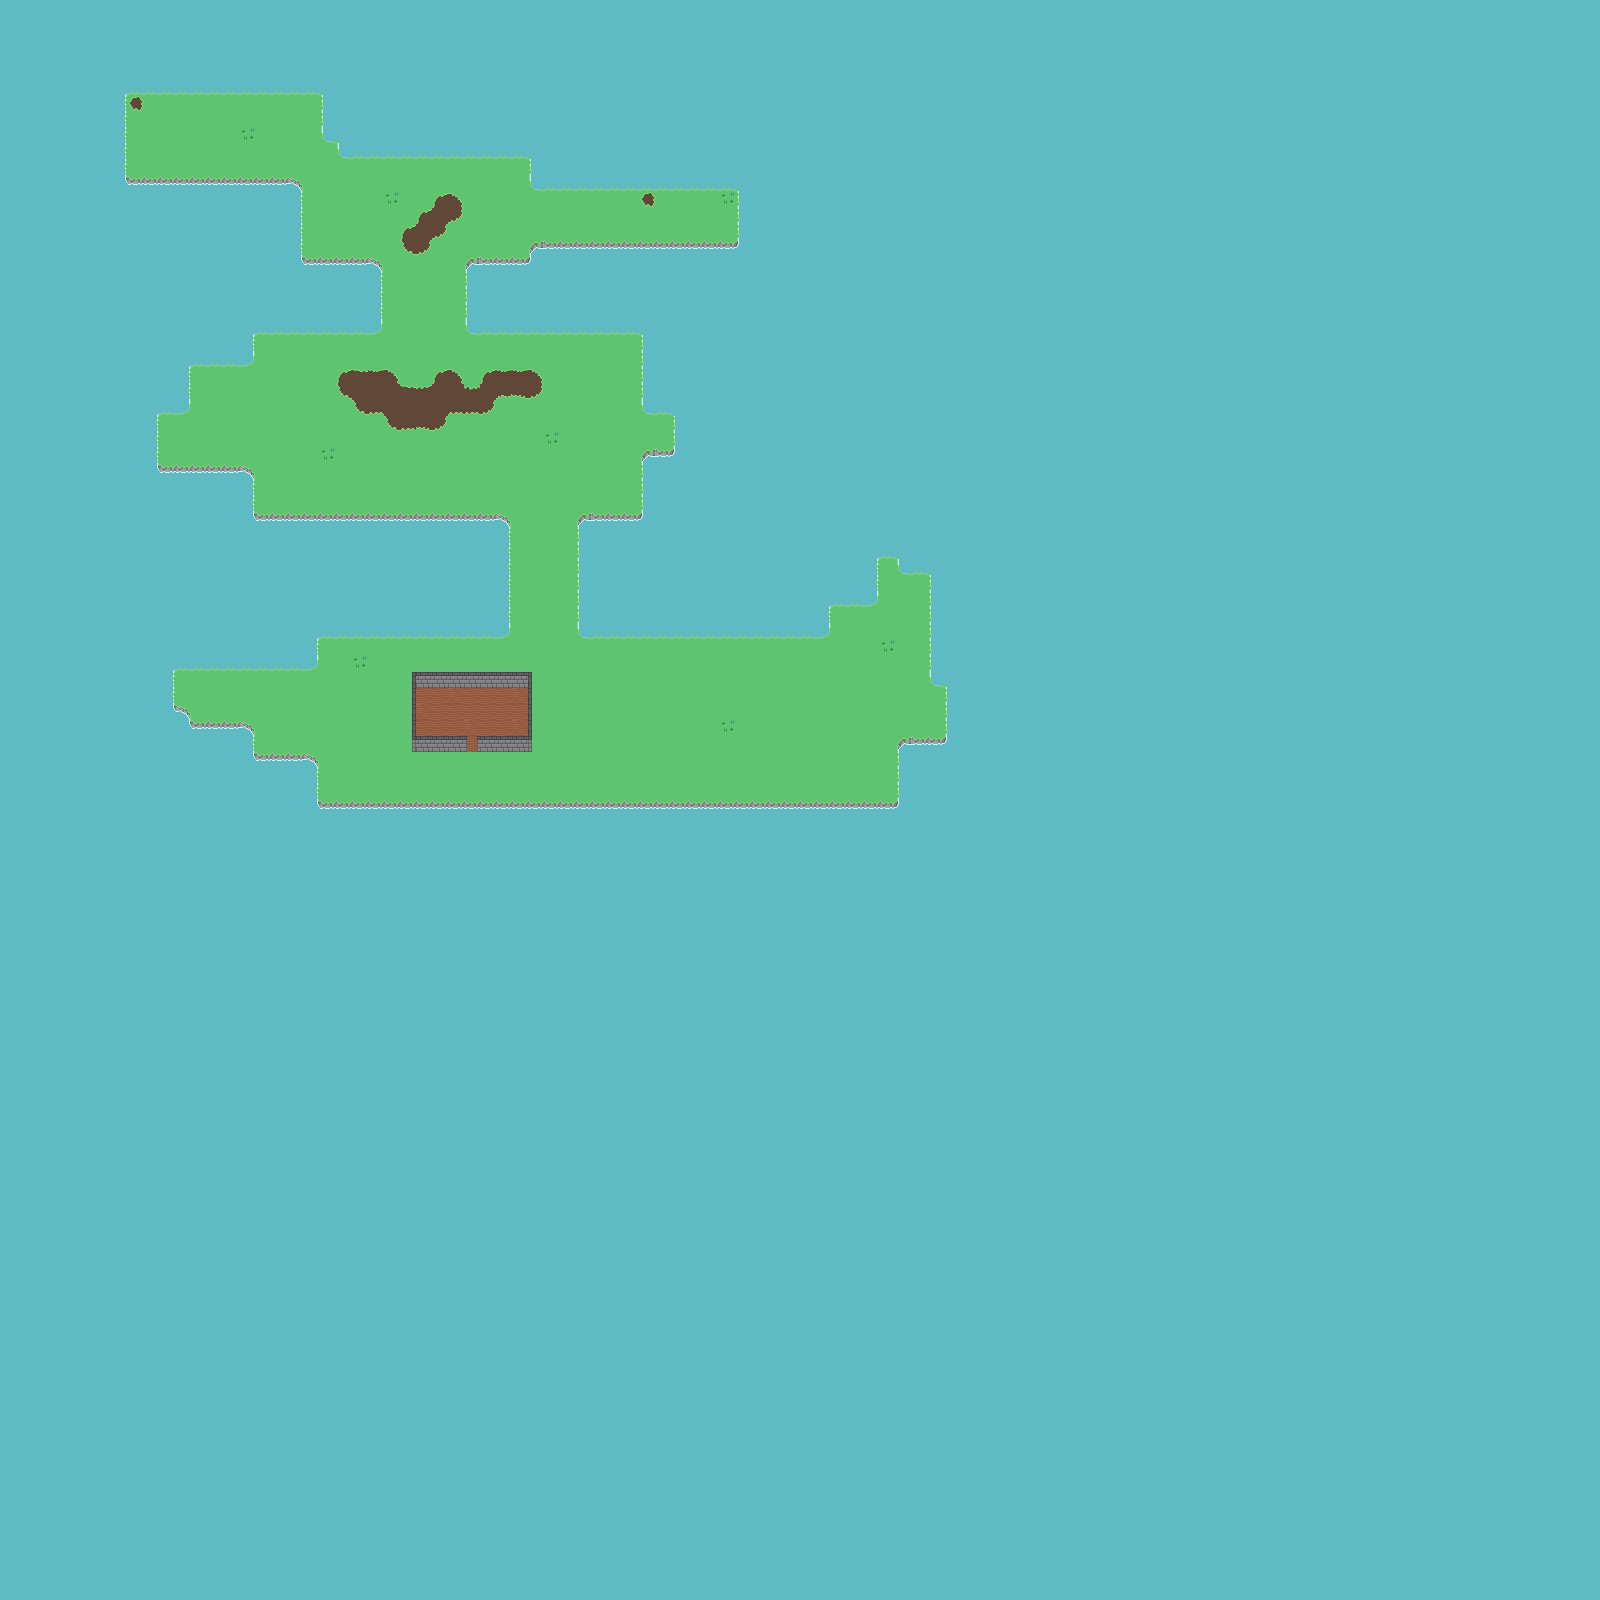

Rendered tile map (Tiled .tmx) drawn with the repository's tilesets; below, a short description and the map source with its tile grids summarised:
An orthogonal 100x100 tile map with 16x16 px tiles, 2 tile layers (Ground, BuildingsNStuff), 2 tilesets and 6 objects (3x static, occluder, area, house torch).

<map version="1.5" tiledversion="1.5.0" orientation="orthogonal" renderorder="left-up" width="100" height="100" tilewidth="16" tileheight="16" infinite="0" nextlayerid="7" nextobjectid="23">
 <tileset firstgid="1" source="terrain.tsx" />
 <tileset firstgid="37" source="BuildingsNStuff.tsx" />
 <layer id="1" name="Ground" width="100" height="100">
  <properties>
   <property name="tilemap_type" value="ground" />
  </properties>
  <data>[10000 cells, 10000 non-empty, 30 distinct tile ids]</data>
 </layer>
 <layer id="2" name="BuildingsNStuff" width="100" height="100">
  <properties>
   <property name="tilemap_type" value="walls" />
  </properties>
  <data>[10000 cells, 24 non-empty, 6 distinct tile ids]</data>
 </layer>
 <objectgroup id="3" name="Objects">
  <object id="3" template="area.tx" name="wall" type="static" x="528" y="686" width="4" height="66" visible="0" />
  <object id="11" template="area.tx" name="wall" type="static" x="412" y="686" width="4" height="66" visible="0" />
  <object id="14" name="occluder" type="occluder" x="467" y="736" visible="0">
   <polygon points="65,4 65,-64 -55,-64 -55,4 0,4 0,0 -51,0 -51,-60 61,-60 61,0 10,0 10,4" />
  </object>
  <object id="19" name="navigation" type="area" x="258" y="516">
   <polygon points="62,286 60,284 60,245 56,241 52,239 47,238 -2,238 -4,236 -4,213 -9,208 -14,206 -66,206 -68,204 -68,197 -73,192 -82,190 -84,188 -85,156 -82,154 53,154 60,150 60,124 62,122 246,122 252,118 252,5 247,0 238,-2 0,0 -4,-3 -4,-43 -13,-50 -97,-50 -100,-52 -100,-100 -98,-102 -80,-102 -68,-106 -68,-148 -66,-150 -10,-151 -4,-154 -4,-180 -2,-182 112,-182 123,-186 124,-196 124,-251 115,-257 47,-257 44,-260 44,-331 36,-337 31,-338 -130,-338 -132,-340 -132,-420 -130,-422 62,-422 64,-420 64,-378 68,-374 78,-374 80,-372 81,-361 84,-358 270,-358 272,-356 272,-330 276,-326 286,-326 478,-326 480,-324 480,-275 474,-273 286,-274 276,-274 272,-267 272,-260 266,-256 266,-258 212,-258 207,-251 208,-186 212,-182 382,-182 384,-180 384,-106 388,-102 414,-102 416,-100 416,-67 414,-66 389,-66 384,-59 384,-3 382,-2 380,-1 324,-1 320,4 320,11 320,118 324,122 566,122 572,118 572,91 573,90 614,90 620,86 620,44 622,42 638,42 640,44 640,54 644,58 670,58 672,60 673,166 676,170 686,170 688,172 688,220 686,222 644,222 640,228 640,284 560,286" />
  </object>
  <object id="21" name="house torch" x="504" y="753">
   <properties>
    <property name="type" value="torch" />
   </properties>
   <point />
  </object>
 </objectgroup>
 <objectgroup id="6" name="NavSubtraction">
  <object id="18" name="room" type="static" x="412" y="752">
   <polygon points="-2,0 0,2 53,2 55,0 55,-2 4,-2 4,-64 116,-64 116,-2 65,-2 65,-0.03125 67,2 120,2 122,0 122,-68 -2,-68" />
  </object>
 </objectgroup>
</map>
